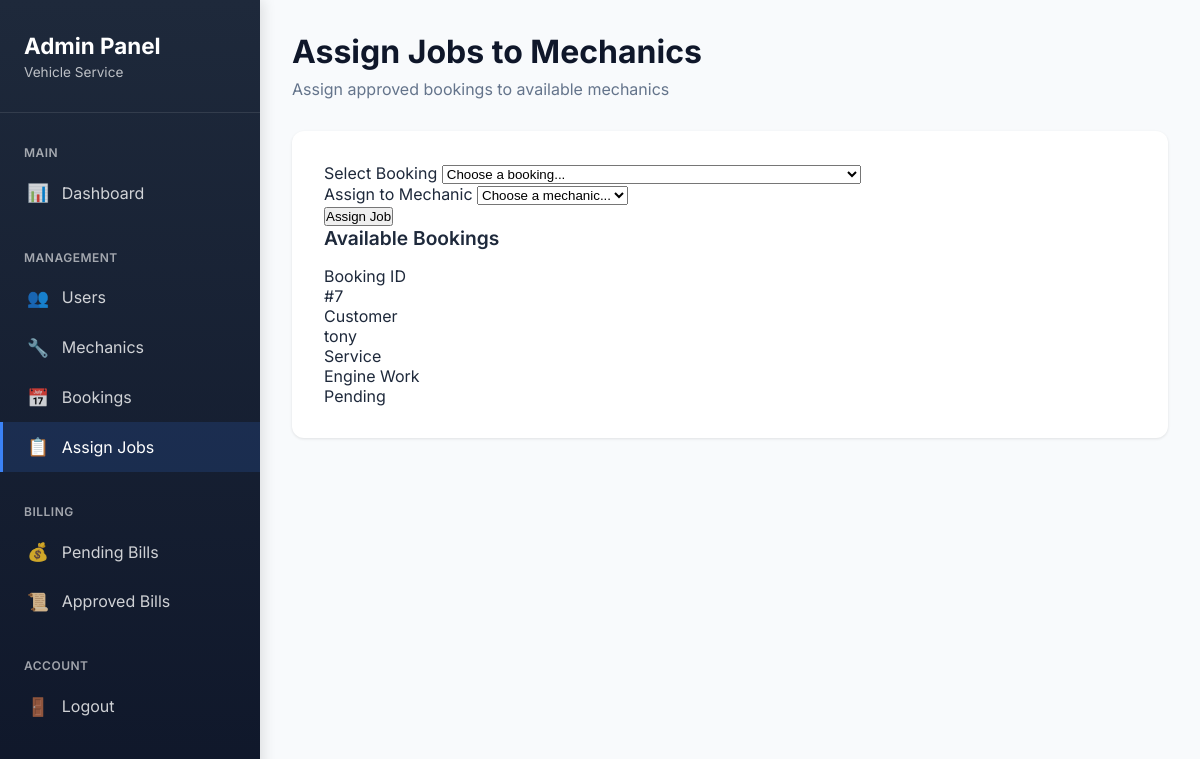
Page /adminpanel/assign-job/ (signed in) on the committed database.
### booking/models.py (models this page shows, shortened)
class Booking(models.Model):
    SERVICE_CHOICE = [
        ('general', 'General Service'),
        ('oil', 'Oil Change'),
        ('engine', 'Engine Work'),
        ('brake', 'Brake Service'),
        ('other', 'Other'),
    ]
    STATUS_CHOICE = [
        ('pending', 'Pending'),
        ('approved', 'Approved'),
        ('in_progress', 'In Progress'),
        ('completed', 'Completed'),
        ('cancelled', 'Cancelled'),
    ]
    customer = models.ForeignKey(
        Customer,
        on_delete=models.CASCADE
    )
    service_type = models.CharField(
        max_length=20,
        choices=SERVICE_CHOICE
    )
    problem_description = models.TextField(
        blank=True,
        help_text="Customer can describe their problem here"
    )
    preferred_date = models.DateField()
    preferred_time = models.TimeField()
    status = models.CharField(
        max_length=20,
        choices=STATUS_CHOICE,
        default='pending'
    )
    created_at = models.DateTimeField(auto_now_add=True)

### customers/models.py (models this page shows, shortened)
class Customer(models.Model):
    user = models.OneToOneField(
        User,
        on_delete=models.CASCADE,
        related_name='customer_profile'
    )
    phone = models.CharField(max_length=15)

### adminpanel/views.py (the view, shortened to what this page needs)
# urls.py: path('assign-job/', views.assign_job, name='assign_job'),
@login_required
@user_passes_test(is_admin)
def assign_job(request):
    bookings = Booking.objects.filter(
        status__in=['pending', 'approved']
    ).exclude(jobcard__isnull=False)
    mechanics = Mechanic.objects.filter(is_approved=True).select_related('user')
    return render(request, 'adminpanel/assign_job.html', {
        'bookings': bookings,
        'mechanics': mechanics
    })

### adminpanel/views.py (called while the page is built)
def is_admin(user):
    return user.is_staff or user.is_superuser

### adminpanel/templates/adminpanel/assign_job.html (shortened to what this page needs)
{% extends 'adminpanel/base_admin.html' %}
{% block content %}
<div class="page-header">
  <h1 class="page-title">Assign Jobs to Mechanics</h1>
  <p class="page-subtitle">Assign approved bookings to available mechanics</p>
</div>
<div class="content-wrapper">
  <form method="post" class="assign-form">
    <div class="form-group">
      <label class="form-label">Select Booking</label>
      <select name="booking_id" class="form-select" required>
        <option value="">Choose a booking...</option>
      </select>
    </div>
    <div class="form-group">
      <label class="form-label">Assign to Mechanic</label>
      <select name="mechanic_id" class="form-select" required>
        <option value="">Choose a mechanic...</option>
      </select>
    </div>
    <button type="submit" class="btn-assign">Assign Job</button>
  </form>
  <h3 style="font-size: 1.2rem; font-weight: 600; margin-bottom: 1rem;">Available Bookings</h3>
  {% if bookings %}
  <div class="bookings-grid">
    {% for booking in bookings %}
    <div class="booking-item">
      <div class="booking-info">
        <div class="booking-label">Booking ID</div>
        <div class="booking-value">#{{ booking.id }}</div>
      </div>
      <div class="booking-info">
        <div class="booking-label">Customer</div>
        <div class="booking-value">{{ booking.customer.user.username }}</div>
      </div>
      <div class="booking-info">
        <div class="booking-label">Service</div>
        <div class="booking-value">{{ booking.get_service_type_display }}</div>
      </div>
      <span class="status-badge status-{{ booking.status }}">
        {{ booking.get_status_display }}
      </span>
    </div>
    {% endfor %}
  </div>
  {% else %}
  <div style="text-align: center; padding: 3rem; color: #64748b;">
    <div style="font-size: 3rem; margin-bottom: 1rem;">✓</div>
    <p>No bookings available for assignment</p>
  </div>
  {% endif %}
</div>
{% endblock %}

### adminpanel/templates/adminpanel/base_admin.html (style rules this page uses)
* { margin: 0; padding: 0; box-sizing: border-box; }
body { font-family: 'Inter', system-ui, -apple-system, sans-serif; background: #f8fafc; color: #1e293b; display: flex; min-height: 100vh; }
.page-header { margin-bottom: 2rem; }
.page-title { font-size: 2rem; font-weight: 700; color: #0f172a; margin-bottom: 0.5rem; }
.page-subtitle { color: #64748b; font-size: 1rem; }
.content-wrapper { background: white; border-radius: 12px; padding: 2rem; box-shadow: 0 1px 3px rgba(0, 0, 0, 0.1); }

### rows in the picture
Booking: id "7", customer.user.username "tony", service_type "Engine Work", status "Pending"
